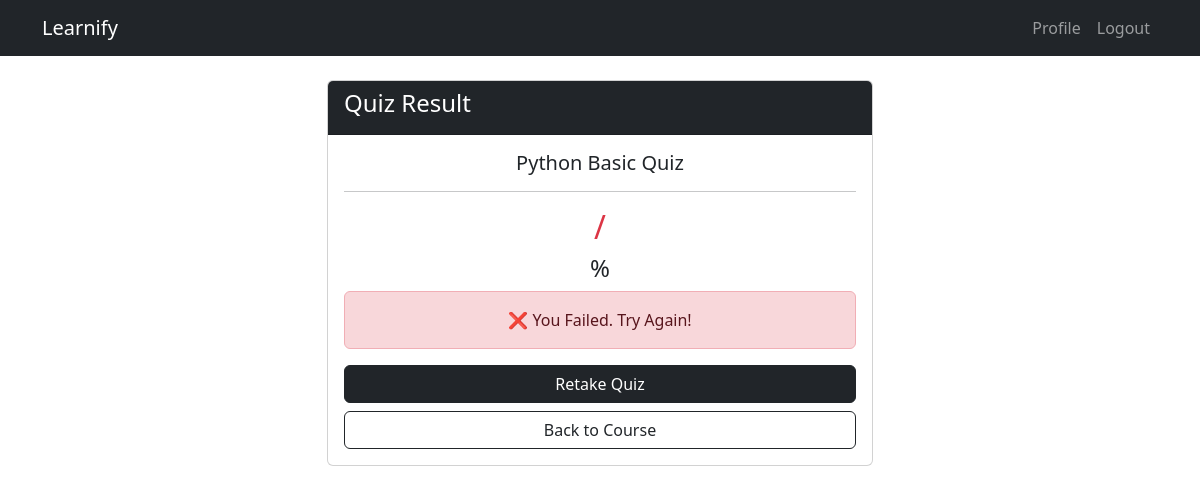
Page /quiz/result/1/ (signed in) on the earlier database version.
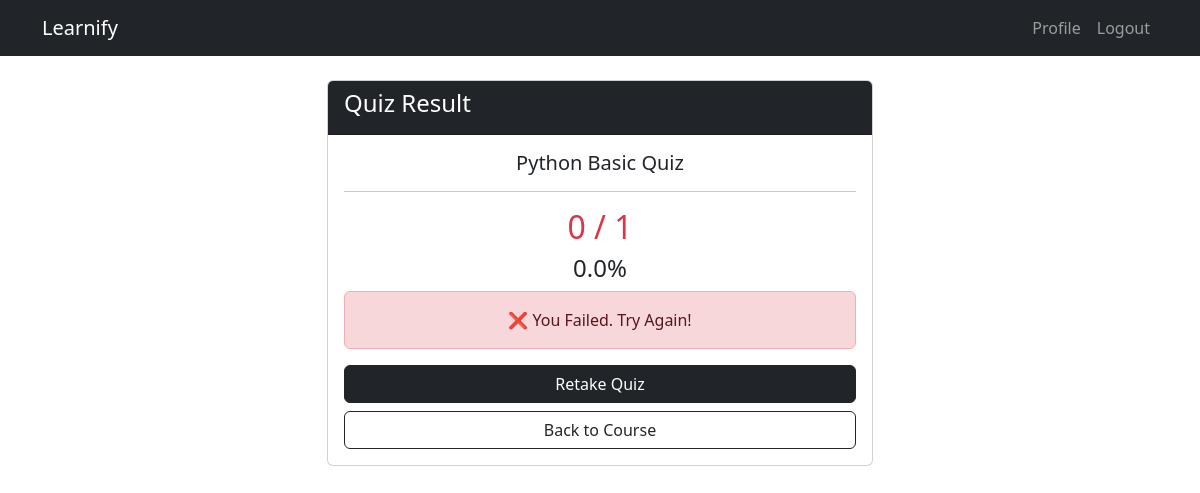
Same page on the later database version.
### quiz/models.py (models this page shows, shortened)
class StudentScore(models.Model):
    student = models.ForeignKey(CustomUser,
                               on_delete=models.CASCADE)
    quiz = models.ForeignKey(Quiz,
                            on_delete=models.CASCADE)
    score = models.IntegerField()
    total = models.IntegerField()
    percentage = models.FloatField()
    passed = models.BooleanField(default=False)
    attempted_at = models.DateTimeField(auto_now_add=True)

### quiz/views.py (the view)
@login_required
def quiz_result(request, quiz_id):
    quiz = get_object_or_404(Quiz, id=quiz_id)
    result = StudentScore.objects.filter(
        student=request.user,
        quiz=quiz
    ).last()
    return render(request, 'quiz/quiz_result.html', {
        'quiz': quiz,
        'result': result
    })

### templates/quiz/quiz_result.html
{% extends 'base.html' %}
{% block content %}
<div class="row justify-content-center">
    <div class="col-md-6">
        <div class="card">
            <div class="card-header bg-dark text-white">
                <h4>Quiz Result</h4>
            </div>
            <div class="card-body text-center">
                <h5>{{ quiz.title }}</h5>
                <hr>
                <h2 class="
                    {% if result.passed %}
                        text-success
                    {% else %}
                        text-danger
                    {% endif %}">
                    {{ result.score }} / {{ result.total }}
                </h2>
                <h4>{{ result.percentage|floatformat:1 }}%</h4>
                {% if result.passed %}
                    <div class="alert alert-success">
                        🎉 Congratulations! You Passed!
                    </div>
                {% else %}
                    <div class="alert alert-danger">
                        ❌ You Failed. Try Again!
                    </div>
                {% endif %}
                <a href="{% url 'take_quiz' quiz.id %}"
                   class="btn btn-dark mb-2 w-100">
                    Retake Quiz
                </a>
                <a href="{% url 'course_detail' quiz.course.id %}"
                   class="btn btn-outline-dark w-100">
                    Back to Course
                </a>
            </div>
        </div>
    </div>
</div>
{% endblock %}

Differences in the rows shown:
added StudentScore: score "0", total "1", percentage "0.0"
